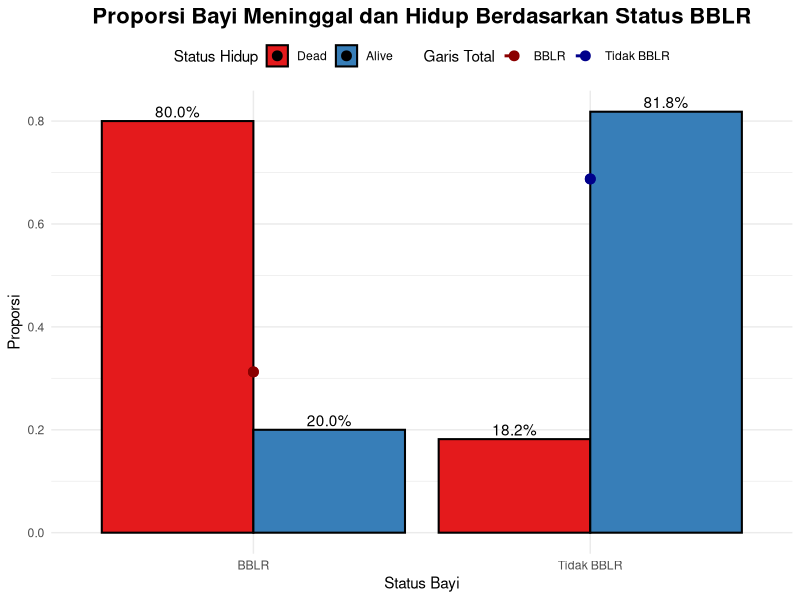
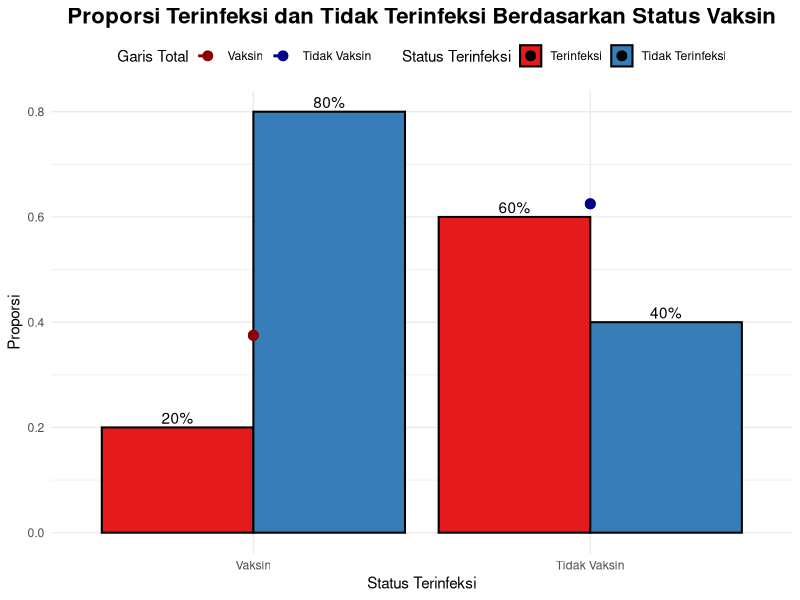
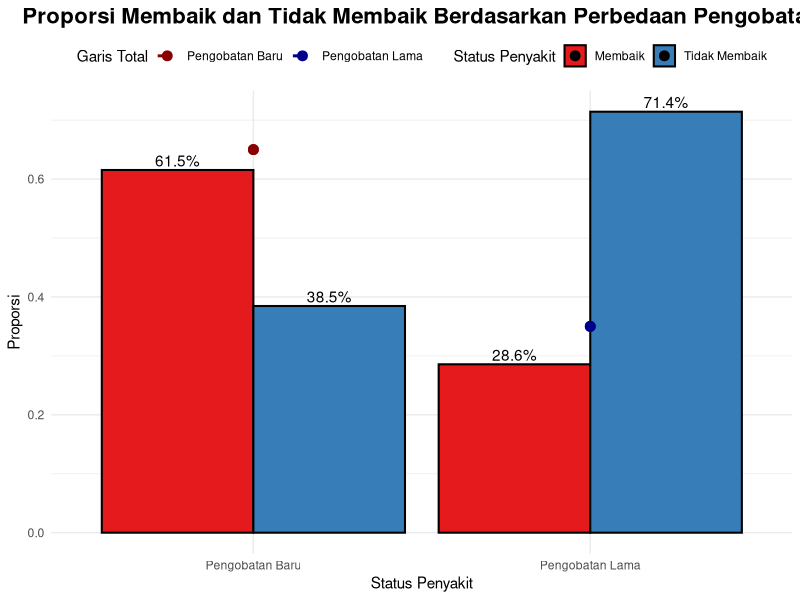
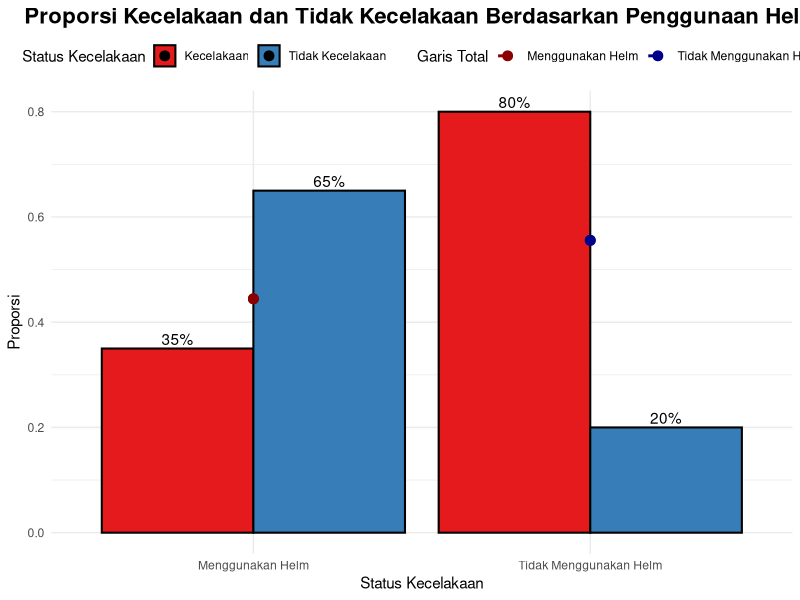
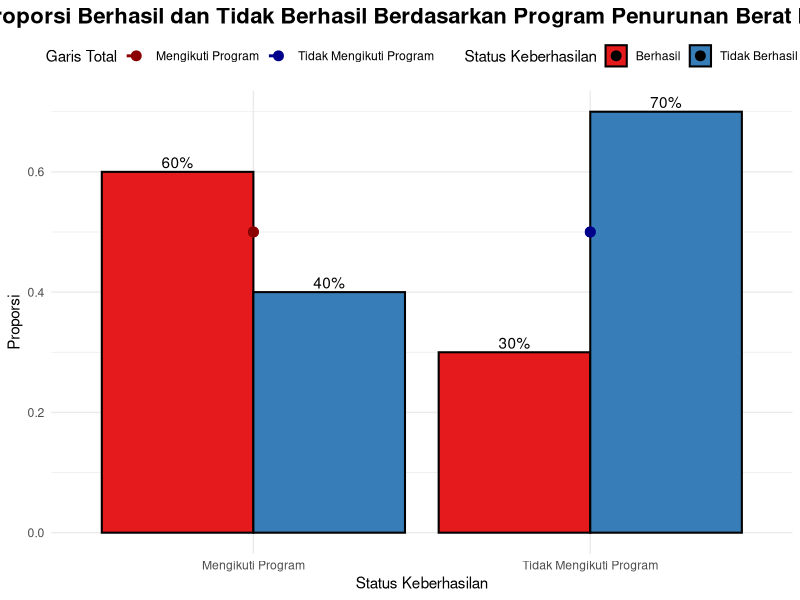
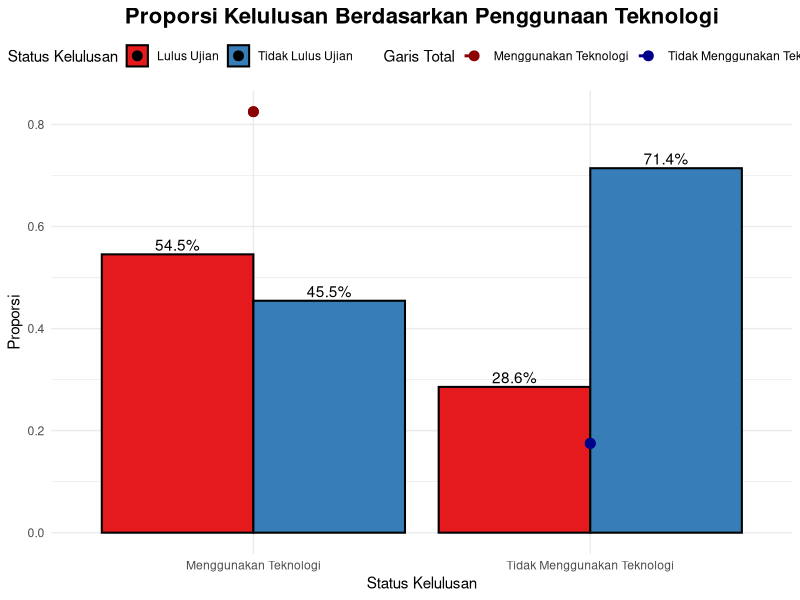
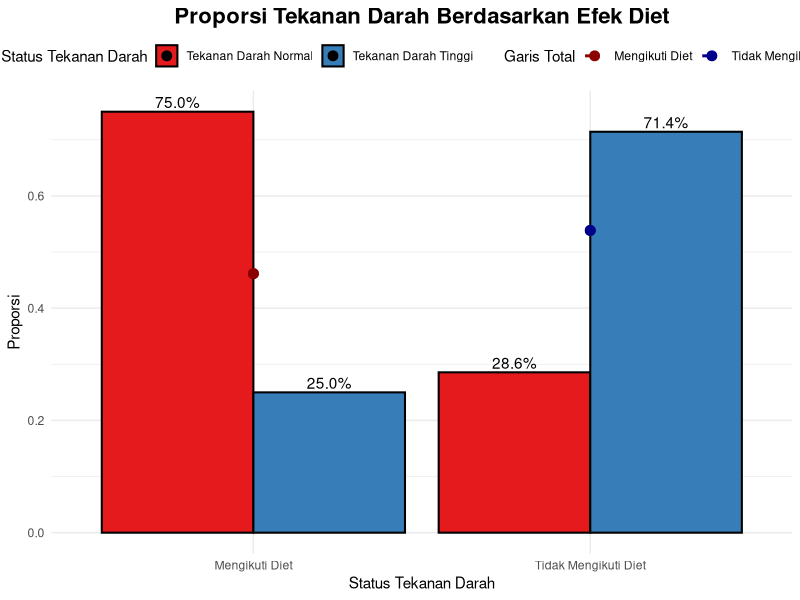
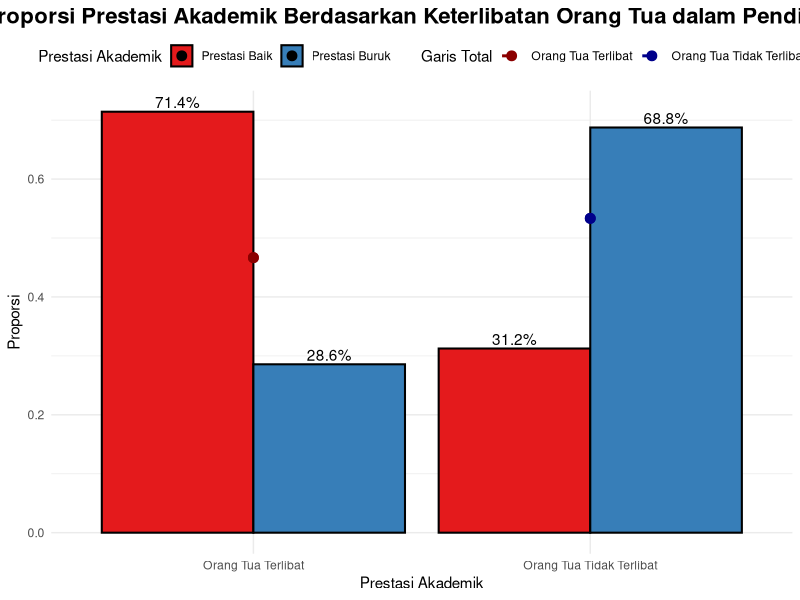

Generate these figures, in order, with R:
## ---- chunk 1
knitr::opts_chunk$set(echo = TRUE)
## ---- chunk 2
bayi = matrix(c(4,2,1,9), nrow = 2)
colnames(bayi) = c("Dead", "Alive")
rownames(bayi) = c("BBLR", "Tidak BBLR")
fishtest_bayi <- fisher.test(bayi)
fishtest_bayi
## ---- chunk 3
# Keputusan tolak atau terima H0
if (fishtest_bayi$p.value < 0.05) {
  print("Tolak H0: Ada hubungan yang signifikan antara status BBLR dan hasil kelahiran")
} else {
  print("Terima H0: Tidak ada hubungan yang signifikan antara status BBLR dan hasil kelahiran")
}
## ---- chunk 4
library(ggplot2)

# Data
bayi = matrix(c(4, 2, 1, 9), nrow = 2)
colnames(bayi) = c("Dead", "Alive")
rownames(bayi) = c("BBLR", "Tidak BBLR")

# Menghitung proporsi
proporsi = prop.table(bayi, margin = 1)

# Mengubah format data untuk ggplot2
data_plot = as.data.frame(as.table(proporsi))

# Menambahkan total proporsi per kategori BBLR dan Tidak BBLR
data_plot$total_proporsi = prop.table(rowSums(bayi))

# Membuat plot
ggplot(data_plot, aes(x = Var1, y = Freq, fill = Var2, label = scales::percent(Freq))) + 
  geom_bar(stat = "identity", position = "dodge", color = "black", size = 0.7) + 
  geom_text(position = position_dodge(width = 0.9), vjust = -0.3) +  # Anotasi nilai proporsi
  geom_line(aes(group = Var1, y = total_proporsi, color = Var1), linetype = "dashed", size = 1) + # Garis proporsi total
  geom_point(aes(group = Var1, y = total_proporsi, color = Var1), size = 3) + # Titik pada garis total
  scale_fill_brewer(palette = "Set1") +  # Warna lebih menarik
  scale_color_manual(values = c("BBLR" = "darkred", "Tidak BBLR" = "darkblue")) +  # Warna garis total
  labs(x = "Status Bayi", y = "Proporsi", fill = "Status Hidup", color = "Garis Total") + 
  ggtitle("Proporsi Bayi Meninggal dan Hidup Berdasarkan Status BBLR") + 
  theme_minimal() +
  theme(legend.position = "top", 
        plot.title = element_text(hjust = 0.5, size = 16, face = "bold"))  # Menambahkan judul
## ---- chunk 5
infeksi <-  matrix(c(3, 15, 12, 10), nrow = 2)
colnames(infeksi) <- c("Terinfeksi", "Tidak Terinfeksi")
rownames(infeksi) <-c("Vaksin", "Tidak Vaksin")
fishtest_infeksi <- fisher.test(infeksi)
fishtest_infeksi
## ---- chunk 6
# Keputusan tolak atau terima H0
if (fishtest_infeksi$p.value < 0.05) {
  print("Tolak H0: Ada hubungan yang signifikan antara status vaksinasi dan infeksi penyakit")
} else {
  print("Terima H0: Tidak ada hubungan yang signifikan antara status vaksinasi dan infeksi penyakit")
}
## ---- chunk 7
# Data
infeksi <-  matrix(c(3, 15, 12, 10), nrow = 2)
colnames(infeksi) <- c("Terinfeksi", "Tidak Terinfeksi")
rownames(infeksi) <- c("Vaksin", "Tidak Vaksin")

# Menghitung proporsi
proporsi1 <- prop.table(infeksi, margin = 1)

# Mengubah format data untuk ggplot2
data_plot1 <- as.data.frame(as.table(proporsi1))

# Menambahkan total proporsi per kategori BBLR dan Tidak BBLR
data_plot1$total_proporsi = prop.table(rowSums(infeksi))

# Membuat plot
ggplot(data_plot1, aes(x = Var1, y = Freq, fill = Var2, label = scales::percent(Freq))) + 
  geom_bar(stat = "identity", position = "dodge", color = "black", size = 0.7) + 
  geom_text(position = position_dodge(width = 0.9), vjust = -0.3) +  # Anotasi nilai proporsi
  geom_line(aes(group = Var1, y = total_proporsi, color = Var1), linetype = "dashed", size = 1) + # Garis proporsi total
  geom_point(aes(group = Var1, y = total_proporsi, color = Var1), size = 3) + # Titik pada garis total
  scale_fill_brewer(palette = "Set1") +  # Warna lebih menarik
  scale_color_manual(values = c("Vaksin" = "darkred", "Tidak Vaksin" = "darkblue")) +  # Warna garis total
  labs(x = "Status Terinfeksi", y = "Proporsi", fill = "Status Terinfeksi", color = "Garis Total") + 
  ggtitle("Proporsi Terinfeksi dan Tidak Terinfeksi Berdasarkan Status Vaksin") + 
  theme_minimal() +
  theme(legend.position = "top", 
        plot.title = element_text(hjust = 0.5, size = 16, face = "bold"))  # Menambahkan judul
## ---- chunk 8
jantung <- matrix(c(8, 2, 5, 5), nrow = 2)
colnames(jantung) <- c("Membaik", "Tidak Membaik")
rownames(jantung) <-c("Pengobatan Baru", "Pengobatan Lama")
fishtest_jantung <- fisher.test(jantung)
fishtest_jantung
## ---- chunk 9
# Keputusan tolak atau terima H0
if (fishtest_jantung$p.value < 0.05) {
  print("Tolak H0: Ada perbedaan signifikan dalam keberhasilan pengobatan jantung dibandingan pengobatan lama")
} else {
  print("Terima H0: Tidak ada perbedaan signifikan dalam keberhasilan pengobatan jantung dibandingan pengobatan lama")
}
## ---- chunk 10
# Data
jantung <- matrix(c(8, 2, 5, 5), nrow = 2)
colnames(jantung) <- c("Membaik", "Tidak Membaik")
rownames(jantung) <-c("Pengobatan Baru", "Pengobatan Lama")

# Menghitung proporsi
proporsi2 <- prop.table(jantung, margin = 1)

# Mengubah format data untuk ggplot2
data_plot2 <- as.data.frame(as.table(proporsi2))

# Menambahkan total proporsi per kategori BBLR dan Tidak BBLR
data_plot2$total_proporsi = prop.table(rowSums(jantung))

# Membuat plot
ggplot(data_plot2, aes(x = Var1, y = Freq, fill = Var2, label = scales::percent(Freq))) + 
  geom_bar(stat = "identity", position = "dodge", color = "black", size = 0.7) + 
  geom_text(position = position_dodge(width = 0.9), vjust = -0.3) +  # Anotasi nilai proporsi
  geom_line(aes(group = Var1, y = total_proporsi, color = Var1), linetype = "dashed", size = 1) + # Garis proporsi total
  geom_point(aes(group = Var1, y = total_proporsi, color = Var1), size = 3) + # Titik pada garis total
  scale_fill_brewer(palette = "Set1") +  # Warna lebih menarik
  scale_color_manual(values = c("Pengobatan Baru" = "darkred", "Pengobatan Lama" = "darkblue")) +  # Warna garis total
  labs(x = "Status Penyakit", y = "Proporsi", fill = "Status Penyakit", color = "Garis Total") + 
  ggtitle("Proporsi Membaik dan Tidak Membaik Berdasarkan Perbedaan Pengobatan") + 
  theme_minimal() +
  theme(legend.position = "top", 
        plot.title = element_text(hjust = 0.5, size = 16, face = "bold"))  # Menambahkan judul
## ---- chunk 11
kecelakaan <- matrix(c(7, 20, 13, 5), nrow = 2)
colnames(kecelakaan) <- c("Kecelakaan", "Tidak Kecelakaan")
rownames(kecelakaan) <-c("Menggunakan Helm", "Tidak Menggunakan Helm")
fishtest_kecelakaan <- fisher.test(kecelakaan)
fishtest_kecelakaan
## ---- chunk 12
# Keputusan tolak atau terima H0
if (fishtest_kecelakaan$p.value < 0.05) {
  print("Tolak H0: Ada hubungan yang signifikan antara penggunaan helm dan kejadian kecelakaan")
} else {
  print("Terima H0: Tidak ada hubungan yang signifikan antara penggunaan helm dan kejadian kecelakaan")
}
## ---- chunk 13
# Data
kecelakaan <- matrix(c(7, 20, 13, 5), nrow = 2)
colnames(kecelakaan) <- c("Kecelakaan", "Tidak Kecelakaan")
rownames(kecelakaan) <-c("Menggunakan Helm", "Tidak Menggunakan Helm")

# Menghitung proporsi
proporsi3 <- prop.table(kecelakaan, margin = 1)

# Mengubah format data untuk ggplot2
data_plot3 <- as.data.frame(as.table(proporsi3))

# Menambahkan total proporsi per kategori BBLR dan Tidak BBLR
data_plot3$total_proporsi = prop.table(rowSums(kecelakaan))

# Membuat plot
ggplot(data_plot3, aes(x = Var1, y = Freq, fill = Var2, label = scales::percent(Freq))) + 
  geom_bar(stat = "identity", position = "dodge", color = "black", size = 0.7) + 
  geom_text(position = position_dodge(width = 0.9), vjust = -0.3) +  # Anotasi nilai proporsi
  geom_line(aes(group = Var1, y = total_proporsi, color = Var1), linetype = "dashed", size = 1) + # Garis proporsi total
  geom_point(aes(group = Var1, y = total_proporsi, color = Var1), size = 3) + # Titik pada garis total
  scale_fill_brewer(palette = "Set1") +  # Warna lebih menarik
  scale_color_manual(values = c("Menggunakan Helm" = "darkred", "Tidak Menggunakan Helm" = "darkblue")) +  # Warna garis total
  labs(x = "Status Kecelakaan", y = "Proporsi", fill = "Status Kecelakaan", color = "Garis Total") + 
  ggtitle("Proporsi Kecelakaan dan Tidak Kecelakaan Berdasarkan Penggunaan Helm") + 
  theme_minimal() +
  theme(legend.position = "top", 
        plot.title = element_text(hjust = 0.5, size = 16, face = "bold"))  # Menambahkan judul
## ---- chunk 14
program <- matrix(c(6, 3, 4, 7), nrow = 2)
colnames(program) <- c("Berhasil", "Tidak Berhasil")
rownames(program) <-c("Mengikuti Program", "Tidak Mengikuti Program")
program
fishtest_program <- fisher.test(program)
fishtest_program
## ---- chunk 15
# Keputusan tolak atau terima H0
if (fishtest_program$p.value < 0.05) {
  print("Tolak H0: Program penurunan berat badan memiliki pengaruh signifikan terhadap keberhasilan penurunan berat badan")
} else {
  print("Terima H0: Program penurunan berat badan tidak memiliki pengaruh signifikan terhadap keberhasilan penurunan berat badan")
}
## ---- chunk 16
# Data
program <- matrix(c(6, 4, 3, 7), nrow = 2, byrow = TRUE)
colnames(program) <- c("Berhasil", "Tidak Berhasil")
rownames(program) <-c("Mengikuti Program", "Tidak Mengikuti Program")

# Menghitung proporsi
proporsi4 <- prop.table(program, margin = 1)

# Mengubah format data untuk ggplot2
data_plot4 <- as.data.frame(as.table(proporsi4))

# Menambahkan total proporsi per kategori BBLR dan Tidak BBLR
data_plot4$total_proporsi = prop.table(rowSums(program))

# Membuat plot
ggplot(data_plot4, aes(x = Var1, y = Freq, fill = Var2, label = scales::percent(Freq))) + 
  geom_bar(stat = "identity", position = "dodge", color = "black", size = 0.7) + 
  geom_text(position = position_dodge(width = 0.9), vjust = -0.3) +  # Anotasi nilai proporsi
  geom_line(aes(group = Var1, y = total_proporsi, color = Var1), linetype = "dashed", size = 1) + # Garis proporsi total
  geom_point(aes(group = Var1, y = total_proporsi, color = Var1), size = 3) + # Titik pada garis total
  scale_fill_brewer(palette = "Set1") +  # Warna lebih menarik
  scale_color_manual(values = c("Mengikuti Program" = "darkred", "Tidak Mengikuti Program" = "darkblue")) +  # Warna garis total
  labs(x = "Status Keberhasilan", y = "Proporsi", fill = "Status Keberhasilan", color = "Garis Total") + 
  ggtitle("Proporsi Berhasil dan Tidak Berhasil Berdasarkan Program Penurunan Berat Badan") + 
  theme_minimal() +
  theme(legend.position = "top", 
        plot.title = element_text(hjust = 0.5, size = 16, face = "bold"))  # Menambahkan judul
## ---- chunk 17
belajar <- matrix(c(18, 2, 15, 5), nrow = 2)
colnames(belajar) <- c("Lulus Ujian", "Tidak Lulus Ujian")
rownames(belajar) <-c("Menggunakan Teknologi", "Tidak Menggunakan Teknologi")
fishtest_belajar <- fisher.test(belajar)
fishtest_belajar
## ---- chunk 18
# Keputusan tolak atau terima H0
if (fishtest_belajar$p.value < 0.05) {
  print("Tolak H0: Ada hubungan signifikan antara penggunaan teknologi dalam pembelajaran dan kelulusan ujian")
} else {
  print("Terima H0: Tidak ada hubungan signifikan antara penggunaan teknologi dalam pembelajaran dan kelulusan ujian")
}
## ---- chunk 19
# Data
belajar <- matrix(c(18, 2, 15, 5), nrow = 2)
colnames(belajar) <- c("Lulus Ujian", "Tidak Lulus Ujian")
rownames(belajar) <-c("Menggunakan Teknologi", "Tidak Menggunakan Teknologi")

# Menghitung proporsi
proporsi5 <- prop.table(belajar, margin = 1)

# Mengubah format data untuk ggplot2
data_plot5 <- as.data.frame(as.table(proporsi5))

# Menambahkan total proporsi per kategori BBLR dan Tidak BBLR
data_plot5$total_proporsi = prop.table(rowSums(belajar))

# Membuat plot
ggplot(data_plot5, aes(x = Var1, y = Freq, fill = Var2, label = scales::percent(Freq))) + 
  geom_bar(stat = "identity", position = "dodge", color = "black", size = 0.7) + 
  geom_text(position = position_dodge(width = 0.9), vjust = -0.3) +  # Anotasi nilai proporsi
  geom_line(aes(group = Var1, y = total_proporsi, color = Var1), linetype = "dashed", size = 1) + # Garis proporsi total
  geom_point(aes(group = Var1, y = total_proporsi, color = Var1), size = 3) + # Titik pada garis total
  scale_fill_brewer(palette = "Set1") +  # Warna lebih menarik
  scale_color_manual(values = c("Menggunakan Teknologi" = "darkred", "Tidak Menggunakan Teknologi" = "darkblue")) +  # Warna garis total
  labs(x = "Status Kelulusan", y = "Proporsi", fill = "Status Kelulusan", color = "Garis Total") + 
  ggtitle("Proporsi Kelulusan Berdasarkan Penggunaan Teknologi") + 
  theme_minimal() +
  theme(legend.position = "top", 
        plot.title = element_text(hjust = 0.5, size = 16, face = "bold"))  # Menambahkan judul
## ---- chunk 20
darah <- matrix(c(9, 4, 3, 10), nrow = 2)
colnames(darah) <- c("Tekanan Darah Normal", "Tekanan Darah Tinggi")
rownames(darah) <-c("Mengikuti Diet", "Tidak Mengikuti Diet")
darah
fishtest_darah <- fisher.test(darah)
fishtest_darah
## ---- chunk 21
# Keputusan tolak atau terima H0
if (fishtest_darah$p.value < 0.05) {
  print("Tolak H0: Diet memiliki pengaruh signifikan terhadap pengendalian tekanan darah tinggi")
} else {
  print("Terima H0: Diet tidak memiliki pengaruh signifikan terhadap pengendalian tekanan darah tinggi")
}
## ---- chunk 22
# Data
darah <- matrix(c(9, 4, 3, 10), nrow = 2)
colnames(darah) <- c("Tekanan Darah Normal", "Tekanan Darah Tinggi")
rownames(darah) <-c("Mengikuti Diet", "Tidak Mengikuti Diet")

# Menghitung proporsi
proporsi6 <- prop.table(darah, margin = 1)

# Mengubah format data untuk ggplot2
data_plot6 <- as.data.frame(as.table(proporsi6))

# Menambahkan total proporsi per kategori 
data_plot6$total_proporsi = prop.table(rowSums(darah))

# Membuat plot
ggplot(data_plot6, aes(x = Var1, y = Freq, fill = Var2, label = scales::percent(Freq))) + 
  geom_bar(stat = "identity", position = "dodge", color = "black", size = 0.7) + 
  geom_text(position = position_dodge(width = 0.9), vjust = -0.3) +  # Anotasi nilai proporsi
  geom_line(aes(group = Var1, y = total_proporsi, color = Var1), linetype = "dashed", size = 1) + # Garis proporsi total
  geom_point(aes(group = Var1, y = total_proporsi, color = Var1), size = 3) + # Titik pada garis total
  scale_fill_brewer(palette = "Set1") +  # Warna lebih menarik
  scale_color_manual(values = c("Mengikuti Diet" = "darkred", "Tidak Mengikuti Diet" = "darkblue")) +  # Warna garis total
  labs(x = "Status Tekanan Darah", y = "Proporsi", fill = "Status Tekanan Darah", color = "Garis Total") + 
  ggtitle("Proporsi Tekanan Darah Berdasarkan Efek Diet") + 
  theme_minimal() +
  theme(legend.position = "top", 
        plot.title = element_text(hjust = 0.5, size = 16, face = "bold"))  # Menambahkan judul
## ---- chunk 23
prestasi <- matrix(c(10, 5, 4, 11), nrow = 2)
colnames(prestasi) <- c("Prestasi Baik", "Prestasi Buruk")
rownames(prestasi) <-c("Orang Tua Terlibat", "Orang Tua Tidak Terlibat")
fishtest_prestasi <- fisher.test(prestasi)
fishtest_prestasi
## ---- chunk 24
# Keputusan tolak atau terima H0
if (fishtest_prestasi$p.value < 0.05) {
  print("Tolak H0: Keterlibatan orang tua dalam pendidikan memiliki hubungan signifikan dengan prestasi akademik siswa")
} else {
  print("Terima H0: Keterlibatan orang tua dalam pendidikan tidak memiliki hubungan signifikan dengan prestasi akademik siswa")
}
## ---- chunk 25
# Data
prestasi <- matrix(c(10, 5, 4, 11), nrow = 2)
colnames(prestasi) <- c("Prestasi Baik", "Prestasi Buruk")
rownames(prestasi) <-c("Orang Tua Terlibat", "Orang Tua Tidak Terlibat")

# Menghitung proporsi
proporsi7 <- prop.table(prestasi, margin = 1)

# Mengubah format data untuk ggplot2
data_plot7 <- as.data.frame(as.table(proporsi7))

# Menambahkan total proporsi per kategori 
data_plot7$total_proporsi = prop.table(rowSums(prestasi))

# Membuat plot
ggplot(data_plot7, aes(x = Var1, y = Freq, fill = Var2, label = scales::percent(Freq))) + 
  geom_bar(stat = "identity", position = "dodge", color = "black", size = 0.7) + 
  geom_text(position = position_dodge(width = 0.9), vjust = -0.3) +  # Anotasi nilai proporsi
  geom_line(aes(group = Var1, y = total_proporsi, color = Var1), linetype = "dashed", size = 1) + # Garis proporsi total
  geom_point(aes(group = Var1, y = total_proporsi, color = Var1), size = 3) + # Titik pada garis total
  scale_fill_brewer(palette = "Set1") +  # Warna lebih menarik
  scale_color_manual(values = c("Orang Tua Terlibat" = "darkred", "Orang Tua Tidak Terlibat" = "darkblue")) +  # Warna garis total
  labs(x = "Prestasi Akademik", y = "Proporsi", fill = "Prestasi Akademik", color = "Garis Total") + 
  ggtitle("Proporsi Prestasi Akademik Berdasarkan Keterlibatan Orang Tua dalam Pendidikan") + 
  theme_minimal() +
  theme(legend.position = "top", 
        plot.title = element_text(hjust = 0.5, size = 16, face = "bold"))  # Menambahkan judul
## ---- chunk 26
konseling <- matrix(c(12, 3, 5, 8), nrow = 2)
colnames(konseling) <- c("Depresi Menurun", "Depresi Tidak Menurun")
rownames(konseling) <-c("Mendapatkan Konseling", "Tidak Mendapatkan Konseling")
fishtest_konseling <- fisher.test(konseling)
fishtest_konseling
## ---- chunk 27
# Keputusan tolak atau terima H0
if (fishtest_konseling$p.value < 0.05) {
  print("Tolak H0: Konseling memiliki pengaruh signifikan terhadap penurunan tingkat depresi")
} else {
  print("Terima H0: Konseling tidak memiliki pengaruh signifikan terhadap penurunan tingkat depresi")
}
## ---- chunk 28
# Data
konseling <- matrix(c(12, 3, 5, 8), nrow = 2)
colnames(konseling) <- c("Depresi Menurun", "Depresi Tidak Menurun")
rownames(konseling) <-c("Mendapatkan Konseling", "Tidak Mendapatkan Konseling")

# Menghitung proporsi
proporsi8 <- prop.table(konseling, margin = 1)

# Mengubah format data untuk ggplot2
data_plot8 <- as.data.frame(as.table(proporsi8))

# Menambahkan total proporsi per kategori 
data_plot8$total_proporsi = prop.table(rowSums(konseling))

# Membuat plot
ggplot(data_plot8, aes(x = Var1, y = Freq, fill = Var2, label = scales::percent(Freq))) + 
  geom_bar(stat = "identity", position = "dodge", color = "black", size = 0.7) + 
  geom_text(position = position_dodge(width = 0.9), vjust = -0.3) +  # Anotasi nilai proporsi
  geom_line(aes(group = Var1, y = total_proporsi, color = Var1), linetype = "dashed", size = 1) + # Garis proporsi total
  geom_point(aes(group = Var1, y = total_proporsi, color = Var1), size = 3) + # Titik pada garis total
  scale_fill_brewer(palette = "Set1") +  # Warna lebih menarik
  scale_color_manual(values = c("Konseling" = "darkred", "Tidak Konseling" = "darkblue")) +  # Warna garis total
  labs(x = "Tingkat Depresi", y = "Proporsi", fill = "Tingkat Depresi", color = "Garis Total") + 
  ggtitle("Proporsi Tingkat Depresi Berdasarkan Kehadiran Konseling") + 
  theme_minimal() +
  theme(legend.position = "top", 
        plot.title = element_text(hjust = 0.5, size = 16, face = "bold"))  # Menambahkan judul
## ---- chunk 29
latihan <- matrix(c(7, 4, 2, 6), nrow = 2)
colnames(latihan) <- c("Sembuh", "Tidak Sembuh")
rownames(latihan) <-c("Latihan", "Tidak latihan")
latihan
fishtest_latihan <- fisher.test(latihan)
fishtest_latihan
## ---- chunk 30
# Keputusan tolak atau terima H0
if (fishtest_latihan$p.value < 0.05) {
  print("Tolak H0: Latihan fisik memiliki hubungan signifikan dengan penyembuhan cedera olahraga")
} else {
  print("Terima H0: Latihan fisik tidak memiliki hubungan signifikan dengan penyembuhan cedera olahraga")
}
## ---- chunk 31
# Data
latihan <- matrix(c(7, 4, 2, 6), nrow = 2)
colnames(latihan) <- c("Sembuh", "Tidak Sembuh")
rownames(latihan) <-c("Latihan", "Tidak latihan")

# Menghitung proporsi
proporsi9 <- prop.table(latihan, margin = 1)

# Mengubah format data untuk ggplot2
data_plot9 <- as.data.frame(as.table(proporsi9))

# Menambahkan total proporsi per kategori 
data_plot9$total_proporsi = prop.table(rowSums(latihan))

# Membuat plot
ggplot(data_plot9, aes(x = Var1, y = Freq, fill = Var2, label = scales::percent(Freq))) + 
  geom_bar(stat = "identity", position = "dodge", color = "black", size = 0.7) + 
  geom_text(position = position_dodge(width = 0.9), vjust = -0.3) +  # Anotasi nilai proporsi
  geom_line(aes(group = Var1, y = total_proporsi, color = Var1), linetype = "dashed", size = 1) + # Garis proporsi total
  geom_point(aes(group = Var1, y = total_proporsi, color = Var1), size = 3) + # Titik pada garis total
  scale_fill_brewer(palette = "Set1") +  # Warna lebih menarik
  scale_color_manual(values = c("Latihan" = "darkred", "Tidak Latihan" = "darkblue")) +  # Warna garis total
  labs(x = "Penyembuhan", y = "Proporsi", fill = "Penyembuhan", color = "Garis Total") + 
  ggtitle("Proporsi Penyembuhan Cedera Berdasarkan Efek Latihan Fisik") + 
  theme_minimal() +
  theme(legend.position = "top", 
        plot.title = element_text(hjust = 0.5, size = 16, face = "bold"))  # Menambahkan judul
## ---- chunk 32
antibiotik <- matrix(c(15, 7, 3, 8), nrow = 2)
colnames(antibiotik) <- c("Sembuh", "Tidak Sembuh")
rownames(antibiotik) <-c("Menggunakan Antibiotik", "Tidak Menggunakan Antibiotik")
antibiotik
fishtest_antibiotik <- fisher.test(antibiotik)
fishtest_antibiotik
## ---- chunk 33
# Keputusan tolak atau terima H0
if (fishtest_antibiotik$p.value < 0.05) {
  print("Tolak H0: Penggunaan antibiotik memiliki pengaruh signifikan terhadap kesembuhan dari infeksi")
} else {
  print("Terima H0: Penggunaan antibiotik tidak memiliki pengaruh signifikan terhadap kesembuhan dari infeksi")
}
## ---- chunk 34
# Data
antibiotik <- matrix(c(15, 7, 3, 8), nrow = 2)
colnames(antibiotik) <- c("Sembuh", "Tidak Sembuh")
rownames(antibiotik) <-c("Menggunakan Antibiotik", "Tidak Menggunakan Antibiotik")

# Menghitung proporsi
proporsi10 <- prop.table(antibiotik, margin = 1)

# Mengubah format data untuk ggplot2
data_plot10 <- as.data.frame(as.table(proporsi10))

# Menambahkan total proporsi per kategori 
data_plot10$total_proporsi = prop.table(rowSums(antibiotik))

# Membuat plot
ggplot(data_plot10, aes(x = Var1, y = Freq, fill = Var2, label = scales::percent(Freq))) + 
  geom_bar(stat = "identity", position = "dodge", color = "black", size = 0.7) + 
  geom_text(position = position_dodge(width = 0.9), vjust = -0.3) +  # Anotasi nilai proporsi
  geom_line(aes(group = Var1, y = total_proporsi, color = Var1), linetype = "dashed", size = 1) + # Garis proporsi total
  geom_point(aes(group = Var1, y = total_proporsi, color = Var1), size = 3) + # Titik pada garis total
  scale_fill_brewer(palette = "Set1") +  # Warna lebih menarik
  scale_color_manual(values = c("Menggunakan Antibiotik" = "darkred", "Tidak Menggunakan Antibiotik" = "darkblue")) +  # Warna garis total
  labs(x = "Penyembuhan", y = "Proporsi", fill = "Penyembuhan", color = "Garis Total") + 
  ggtitle("Proporsi Penyembuhan Infeksi Berdasarkan Penggunaan Antibiotik") + 
  theme_minimal() +
  theme(legend.position = "top", 
        plot.title = element_text(hjust = 0.5, size = 16, face = "bold"))  # Menambahkan judul
